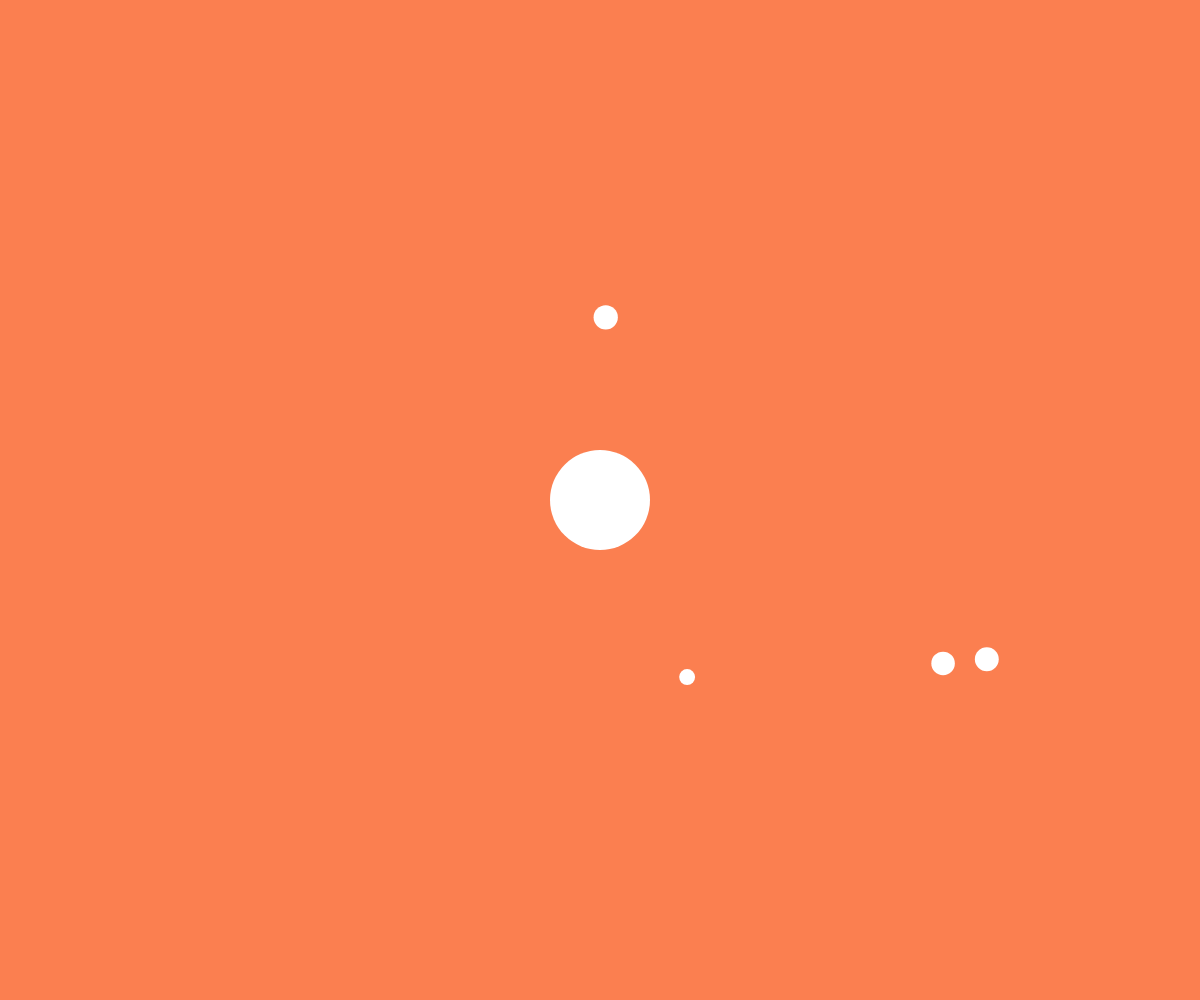
Frame 1 (no input)
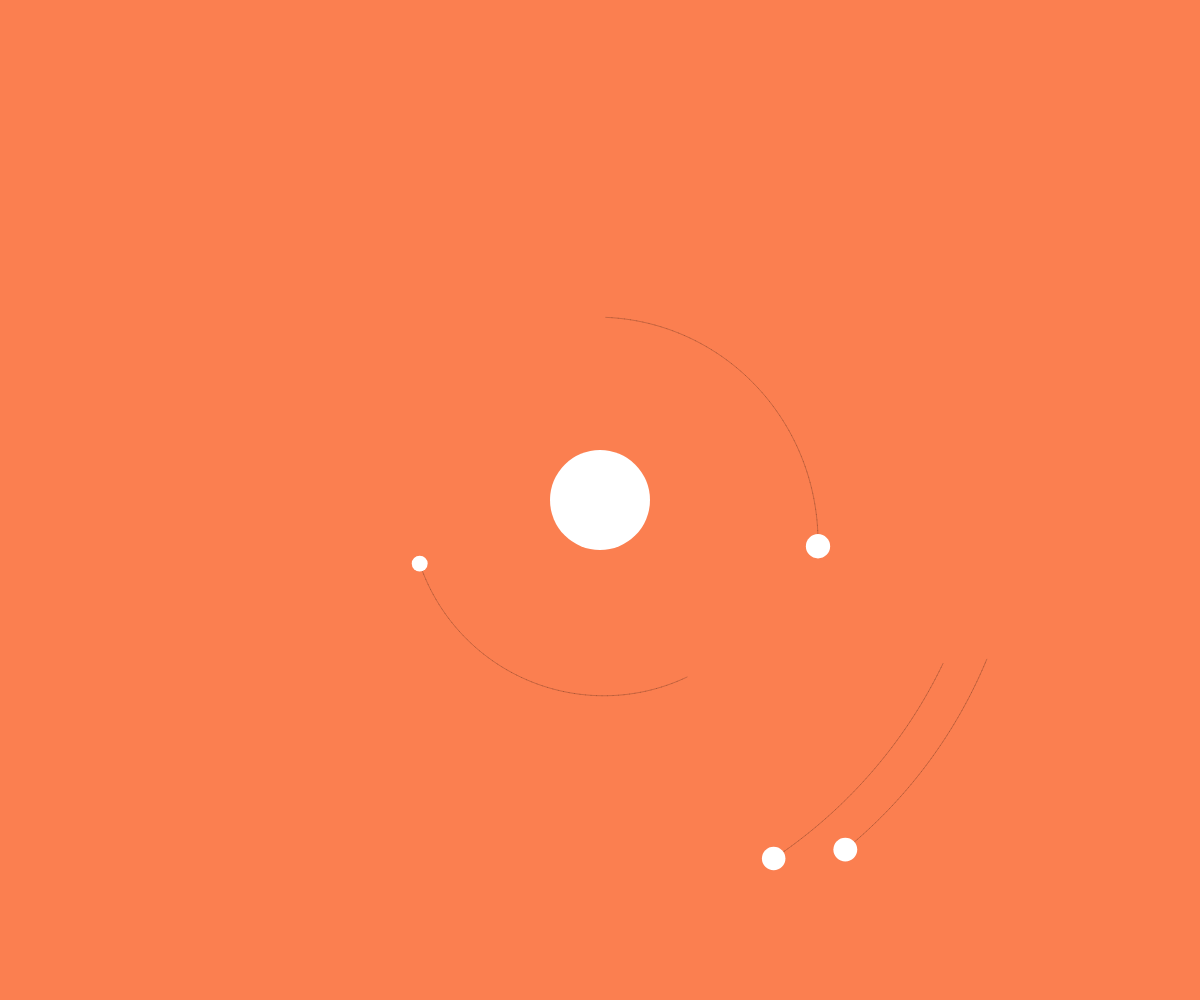
Frame 60 (no input)
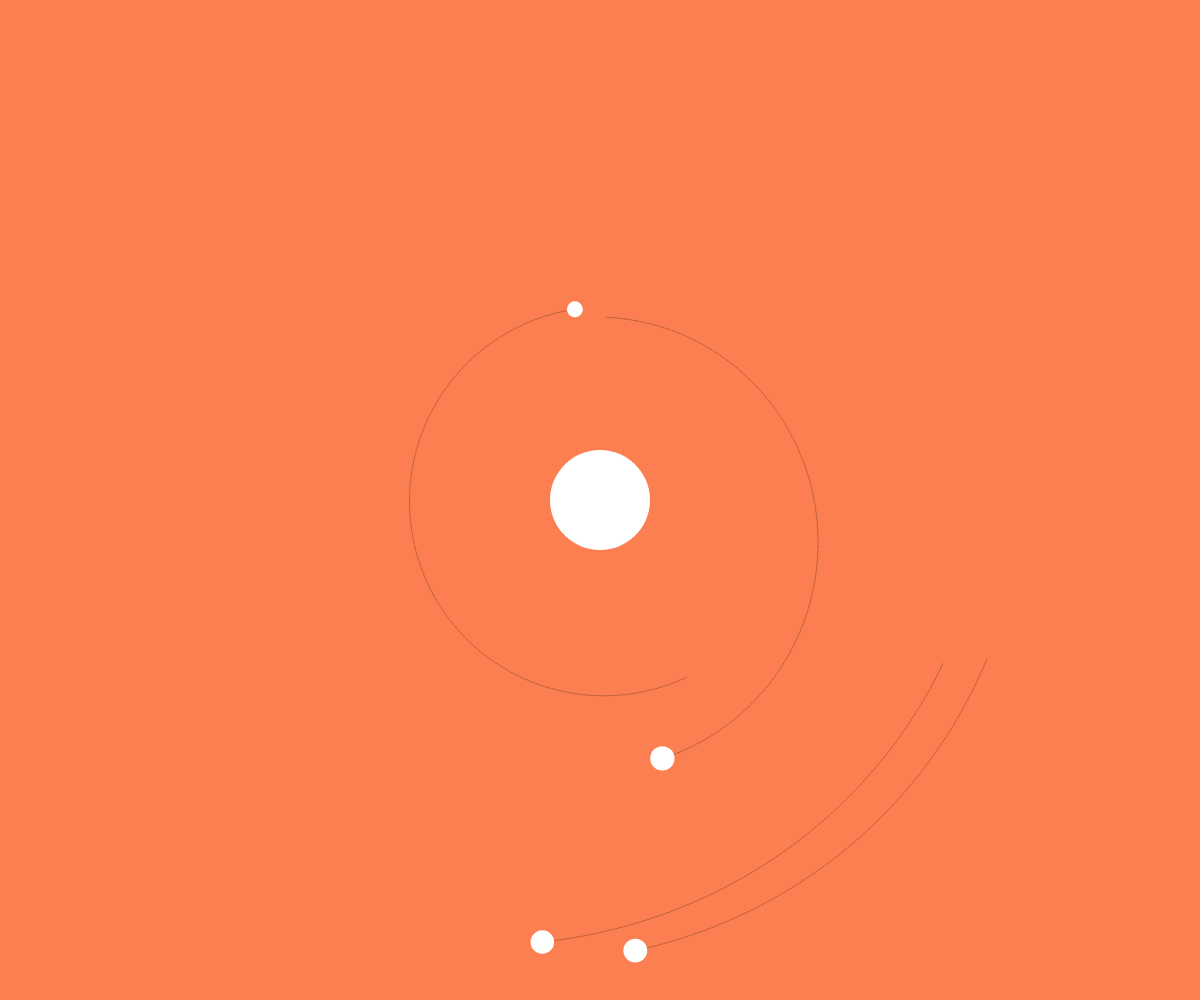
Frame 120 (the mouse pressed at the canvas centre since frame 60)

The p5.js sketch that drew these frames (run headless with seeded random() and noise() and a simulated clock; from frame 60 on, the mouse is pressed at the canvas centre):

// p5.js sketch
// ── sketch.js
let planets = []
let sun
let numPlanets = 4
let G = 120
let destabilise = 0.15

function setup() {
  createCanvas(windowWidth,windowHeight)
  sun = new Body(50,createVector(0,0),createVector(0,0))

    // Initialise the planets
  for (let i = 0; i < numPlanets; i++) {
    let mass = random(5, 15)
    let radius = random(sun.d, min(windowWidth/2,windowHeight/2))
    let angle = random(0, TWO_PI)
    let planetPos = createVector(radius * cos(angle), radius * sin(angle))

    // Find direction of orbit and set velocity
    let planetVel = planetPos.copy()
    if (random(1) < 0.1) planetVel.rotate(-HALF_PI)
    else planetVel.rotate(HALF_PI)  // Direction of orbit
    planetVel.normalize()
    planetVel.mult( sqrt((G * sun.mass)/(radius)) ) // Circular orbit velocity
    planetVel.mult( random( 1-destabilise, 1+destabilise) ) // create elliptical orbit

    planets.push( new Body(mass, planetPos, planetVel) )
  }
}

function draw() {
  background(251, 127, 80)
  translate(width/2, height/2)
  for (let i = numPlanets-1; i >= 0; i--) {
    sun.attract(planets[i])
    planets[i].move()
    planets[i].show()
  }
  sun.show()
}


function Body(_mass, _pos, _vel){
  this.mass = _mass
  this.pos = _pos
  this.vel = _vel
  this.d = this.mass*2
  this.thetaInit = 0
  this.path = []
  this.pathLen = Infinity

  this.show = function() {
    stroke(0,50)
    for (let i = 0; i < this.path.length-2; i++) {
      line(this.path[i].x, this.path[i].y, this.path[i+1].x, this.path[i+1].y,)
    }
    fill(255); noStroke()
    ellipse(this.pos.x, this.pos.y, this.d, this.d)
  }


  this.move = function() {
    this.pos.x += this.vel.x
    this.pos.y += this.vel.y
    this.path.push(createVector(this.pos.x,this.pos.y))
    if (this.path.length > 200) this.path.splice(0,1)
  }

  this.applyForce = function(f) {
    this.vel.x += f.x / this.mass
    this.vel.y += f.y / this.mass
  }

  this.attract = function(child) {
    let r = dist(this.pos.x, this.pos.y, child.pos.x, child.pos.y)
    let f = (this.pos.copy()).sub(child.pos)
    f.setMag( (G * this.mass * child.mass)/(r * r) )
    child.applyForce(f)
  }

}
